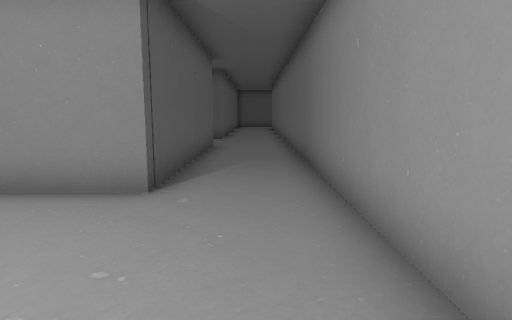
View 1 (above)

16 first-person views from a walk through a scene from a Unity 3-D project. The camera is 1.2 m above the floor, tilts 8° down and sees 75° across. The floor is counted in squares, 1 m on a side. Each view is taken from the middle of a square. On the plan, view 1 faces up. The plan holds only what a view shows up to about 14 squares ahead; the rest is blank. The place goes on beyond the plan. The player character is not drawn. Door leaves are left out, so doorways stand open. Some surface patterns are stand-ins.

View 2
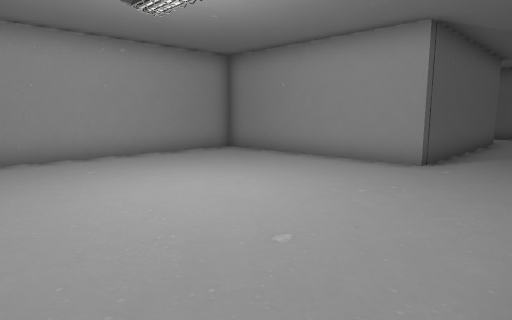

View 3
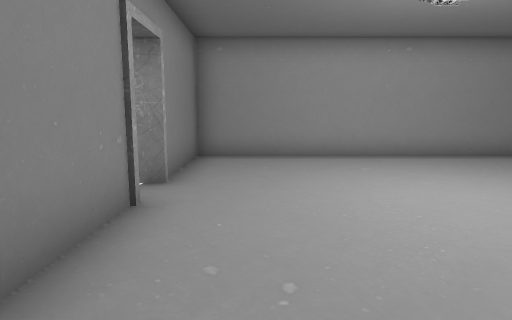

View 4
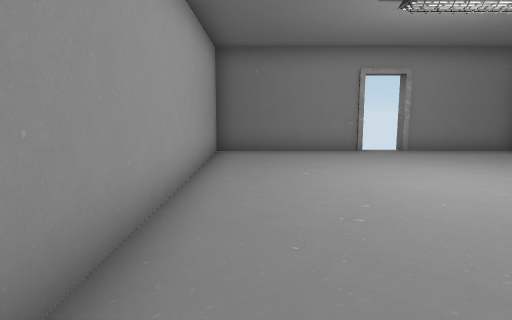

View 5
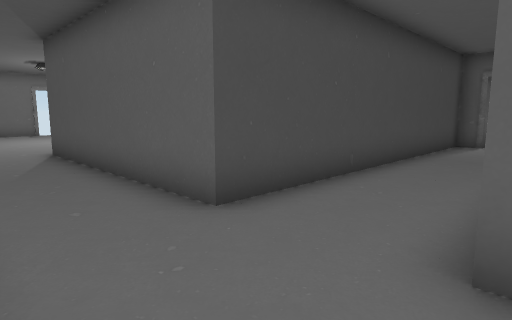

View 6
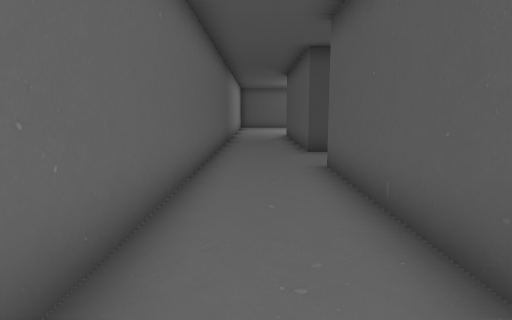

View 7
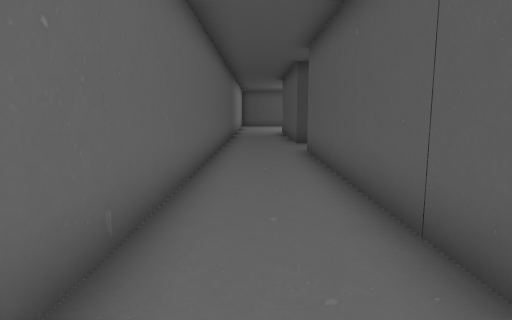

View 8
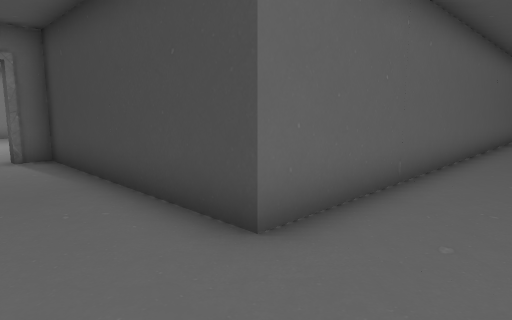

View 9
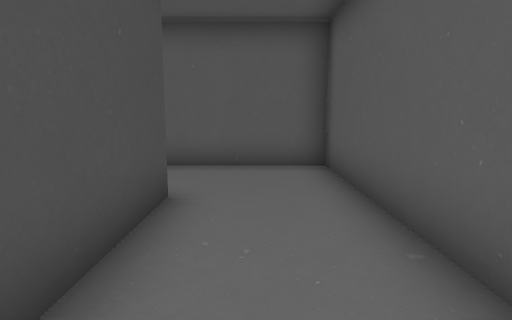

View 10
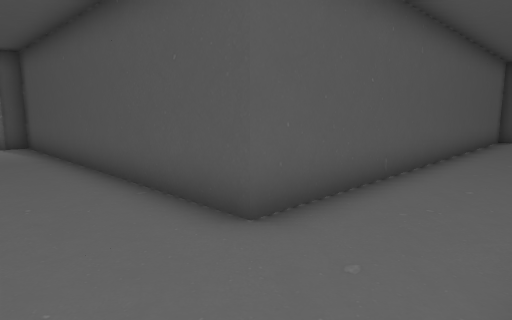

View 11
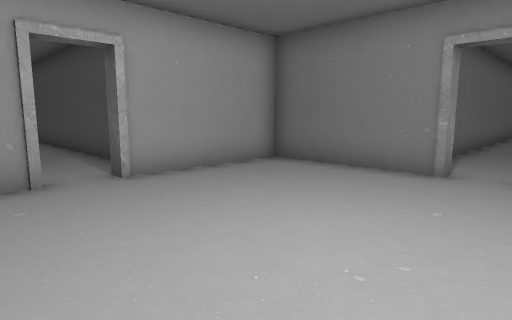

View 12
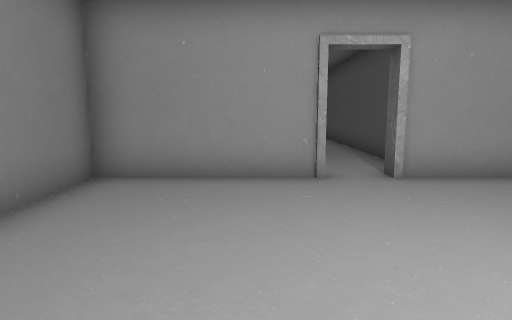

View 13
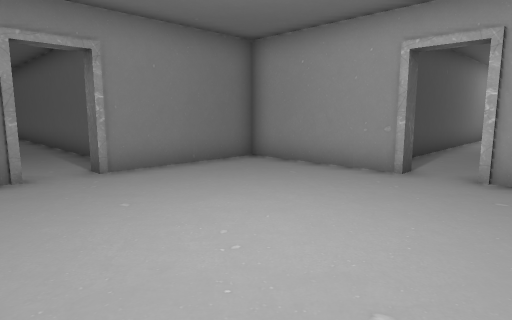

View 14
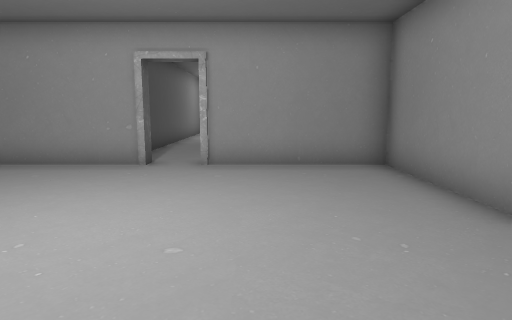

View 15
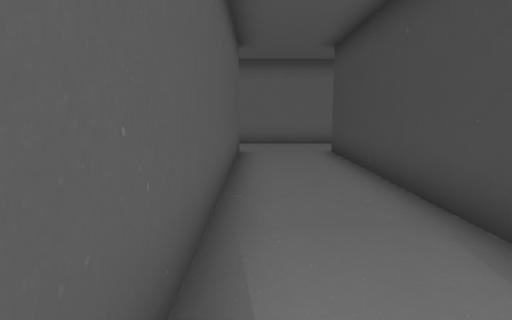

View 16
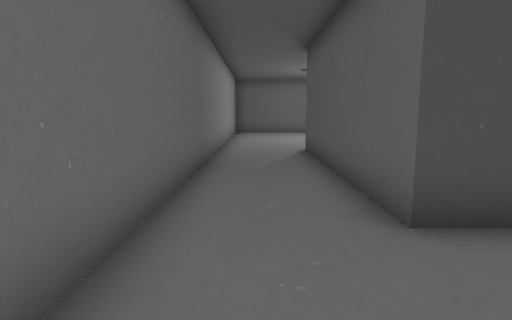

### Floor plan
Points are (right, up) in squares from view 1. A wall is a line through its corners. A room is listed if a view was taken in it or the views show most of it. See-through windows are left out.
Room 1 (views 1, 2, 3, 4, 5, 6, 7, 8, 9, 10, 15, 16)
walls: (-12.5, 13.4) (-12.5, 12.6) (-1.6, 12.6) (-1.6, 5) (-8.3, 5) (-8.3, -4.6) (-4.7, -4.6); (-3.5, -4.6) (1.3, -4.6) (1.3, 26.7) (6.5, 26.7); (4.1, 29.6) (-1.6, 29.6) (-1.6, 15.5) (-12.5, 15.5) (-12.5, 14.8)
ways out: open door at (-13, 14) to room 2; open door at (-4, -5)
Room 2 (views 11, 12, 13, 14)
walls: (-22.7, 13.4) (-22.7, 9.1) (-18.4, 9.1); (-17.1, 9.1) (-12.8, 9.1) (-12.8, 13.4); (-18.8, 19) (-22.7, 19) (-22.7, 14.6); (-12.8, 14.6) (-12.8, 19) (-15.2, 19)
ways out: open door at (-13, 14) to room 1; open door at (-23, 14); open door at (-18, 19); open door at (-17.5, 9)

Where each view was taken, in squares from view 1:
view 1: 0 up, 0 right, facing up
view 2: 3 down, 1 right, facing up-left
view 3: 3 down, 1 right, facing left
view 4: 6 up, 0 right, facing down
view 5: 16 up, 1 right, facing down-left
view 6: 23 up, 0 right, facing down
view 7: 26 up, 0 right, facing down
view 8: 29 up, 1 left, facing down-right
view 9: 28 up, 6 right, facing left
view 10: 13 up, 1 right, facing up-left
view 11: 16 up, 19 left, facing down-right
view 12: 16 up, 19 left, facing right
view 13: 16 up, 16 left, facing down-left
view 14: 16 up, 15 left, facing left
view 15: 15 up, 12 left, facing right
view 16: 16 up, 0 right, facing down
